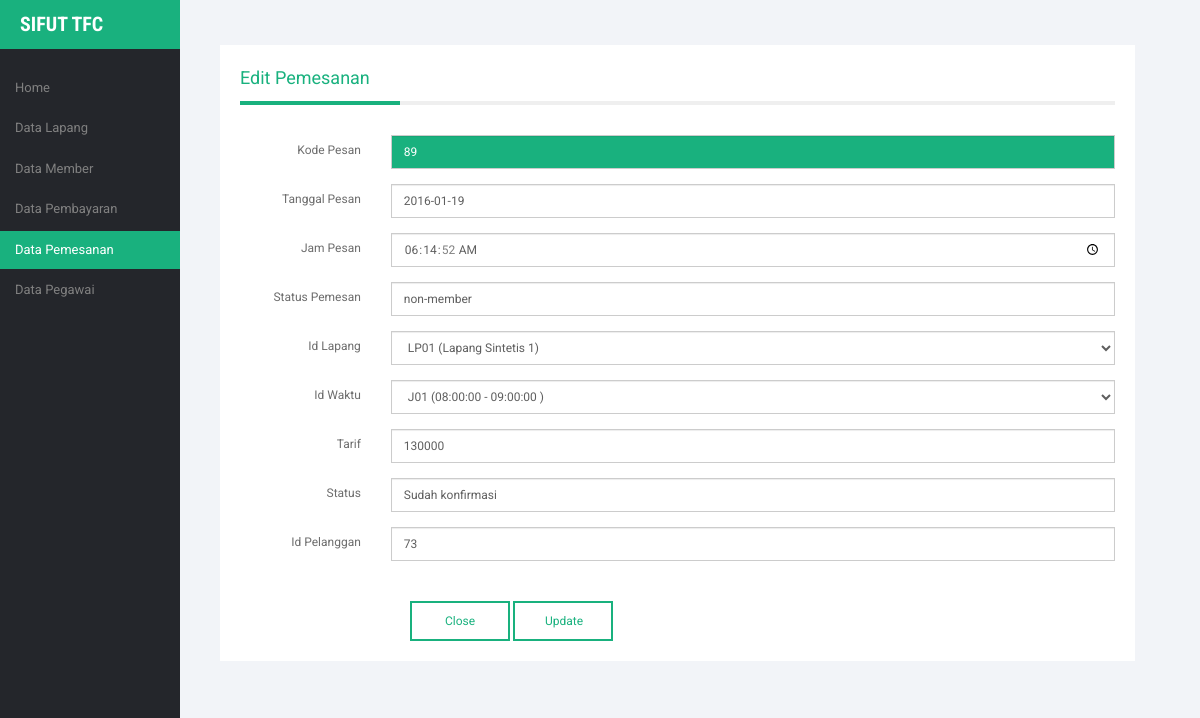
Screenshot of /pegawai/pegawai.php?module=data_pemesanan&act=editpemesanan&id=89 with the database file from the repository.
### tables this page shows
CREATE TABLE `pemesanan` (
  `kode_pesan` int(11) NOT NULL,
  `tanggal_pesan` date NOT NULL,
  `jam_pesan` time NOT NULL,
  `status_pemesan` varchar(30) NOT NULL,
  `id_lapang` char(8) NOT NULL,
  `id_waktu` char(8) NOT NULL,
  `tarif` int(11) NOT NULL,
  `status` varchar(20) NOT NULL,
  `id_pelanggan` int(11) NOT NULL
);

### pegawai/module_pemesanan/edit_pemesanan.php (shortened to what this page needs)
<?php
  $tampilkan = mysql_query("SELECT id_lapang,nama FROM lapang ORDER BY id_lapang");
  $tampilkan2 = mysql_query("SELECT id_waktu,waktu_awal,waktu_akhir FROM waktu ORDER BY id_waktu");
$edit=mysql_query("SELECT * FROM pemesanan WHERE kode_pesan='$_GET[id]'");
    $ed=mysql_fetch_array($edit);
?>
  <div class="content">
    <div class="edit-cont">
      <div class="edit-title"><p>Edit Pemesanan</p></div>
<?php
     echo "<form class='form-horizontal' method=POST action=$action?module=data_pemesanan&act=update_pemesanan>
          <input type='hidden' name='id' value='$ed[kode_pesan]'>
          <div class='form-group'>
            <label class='col-lg-2 control-label'> Kode Pesan</label>
            <div class='col-lg-10'>
              <input type='text' class='form-control' value='$ed[kode_pesan]' disabled>
            </div>
          </div>
          <div class='form-group'>
            <label class='col-lg-2 control-label'> Tanggal Pesan</label>
            <div class='col-lg-10'>
              <input type='text' class='form-control' name='tanggal_pesan' value='$ed[tanggal_pesan]'>
            </div>
          </div>
           <div class='form-group'>
            <label class='col-lg-2 control-label'> Jam Pesan</label>
            <div class='col-lg-10'>
              <input type='time' class='form-control' name='jam_pesan' value='$ed[jam_pesan]'>
            </div>
          </div>
          <div class='form-group'>
            <label for='admin-usr' class='col-lg-2 control-label'> Status Pemesan</label>
            <div class='col-lg-10'>
              <input type='text' class='form-control' name='status_pemesan' value='$ed[status_pemesan]'>
            </div>
          </div>
          <div class='form-group'>
            <label for='admin-usr' class='col-lg-2 control-label'> Id Lapang</label>
            <div class='col-lg-10'>
               <select class='form-control select-style' name='id_lapang' required>";
                    while ($tampil=mysql_fetch_array($tampilkan)){
                    echo "<option value='$tampil[id_lapang]'>$tampil[id_lapang] ($tampil[nama])  </option>";
                  }
                  echo "
                </select>
            </div>
          </div>
          <div class='form-group'>
            <label for='admin-usr' class='col-lg-2 control-label'> Id Waktu</label>
            <div class='col-lg-10'>
              <select class='form-control select-style' name='id_waktu' required>";
                    while ($tampil=mysql_fetch_array($tampilkan2)){
                    echo "<option value='$tampil[id_waktu]'>$tampil[id_waktu] ($tampil[waktu_awal] - $tampil[waktu_akhir] )  </option>";
                  }
                  echo "
                </select>
            </div>
          </div>
          <div class='form-group'>
            <label for='admin-usr' class='col-lg-2 control-label'> Tarif</label>
            <div class='col-lg-10'>
              <input type='text' class='form-control' name='tarif' value='$ed[tarif]'>
            </div>
          </div>
          <div class='form-group'>
            <label for='admin-usr' class='col-lg-2 control-label'> Status</label>
            <div class='col-lg-10'>
              <input type='text' class='form-control' name='status' value='$ed[status]'>
            </div>
          </div>
          <div class='form-group'>
            <label for='admin-usr' class='col-lg-2 control-label'> Id Pelanggan</label>
            <div class='col-lg-10'>
              <input type='text' class='form-control' name='id_pelanggan' value='$ed[id_pelanggan]'>
            </div>
          </div>
          <div class='button-edit'>
            <button class='button-foot' onclick=self.history.back()>Close</button>
            <button class='button-foot' type='submit'>Update</button>
          </div>
          </form>
          ";
?>

### assets/css/style_pegawai.css (style rules this page uses)
body { background: #24262b; font-family: 'Roboto', sans-serif; position: relative; font-size: 12px; color: black; }
body#pegawai { background: #f2f4f8; font-family: 'Roboto', sans-serif; position: relative; font-size: 12px; color: black; }
body a, body button, body div { transition:0.5s all; -webkit-transition:0.5s all; -moz-transition:0.5s all; -o-transition:0.5s all; -ms-transition:0.5s all; }
p { margin:0; }
.form-control { font-size: 12px; }
.content { margin-top: 15px; background: white; padding: 20px; }
.form-group { color: #6D6D6D; }
.form-group label { font-weight: 400; }
.button-foot { background: transparent; padding: 10px 30px; border: 2px solid #19B17E; font-size: 12px; color: #19B17E; height: 40px; width: 100px; }
.edit-title { font-size: 18px; border-bottom: 4px solid #EFEFEF; margin-bottom: 30px; }
.edit-title p { border-bottom: 4px solid #19B17E; width: 160px; margin-bottom: -4px; padding-bottom: 10px; color: #19B17E; text-transform: capitalize; }
.edit-cont .form-control { border-radius: 0px; background: transparent; color: #5F5F5F; }
.button-edit { margin-left: 170px; margin-top: 40px; }
.form-control[disabled] { background: #19B17E; color: white; }

### rows the page displays
pemesanan: kode_pesan "89", tanggal_pesan "2016-01-19", jam_pesan "06:14:52", status_pemesan "non-member", tarif "130000", status "Sudah konfirmasi", id_pelanggan "73"

### other values shown
form field id_lapang "LP01 (Lapang Sintetis 1)"
form field id_waktu "J01 (08:00:00 - 09:00:00 )"
